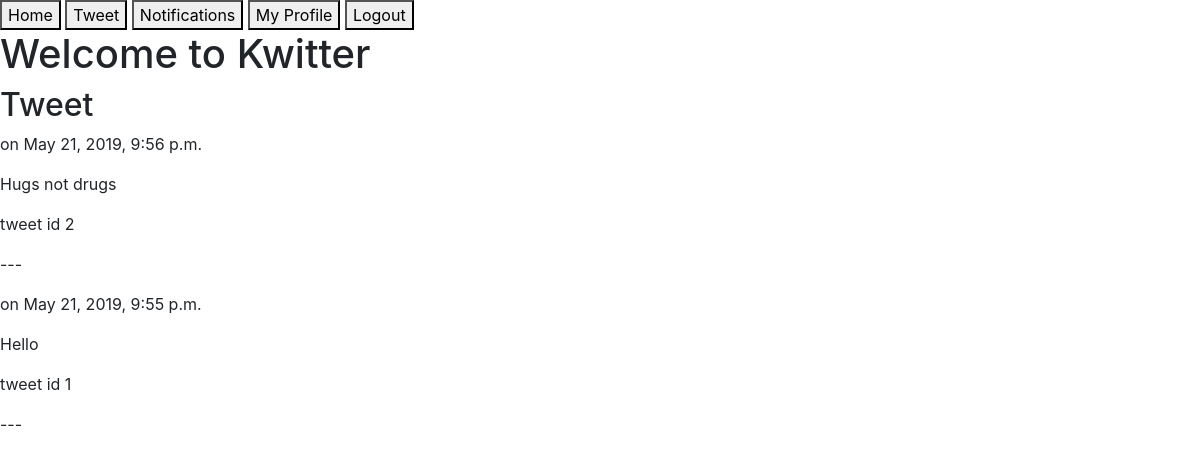
The app's page / (signed in), older data.
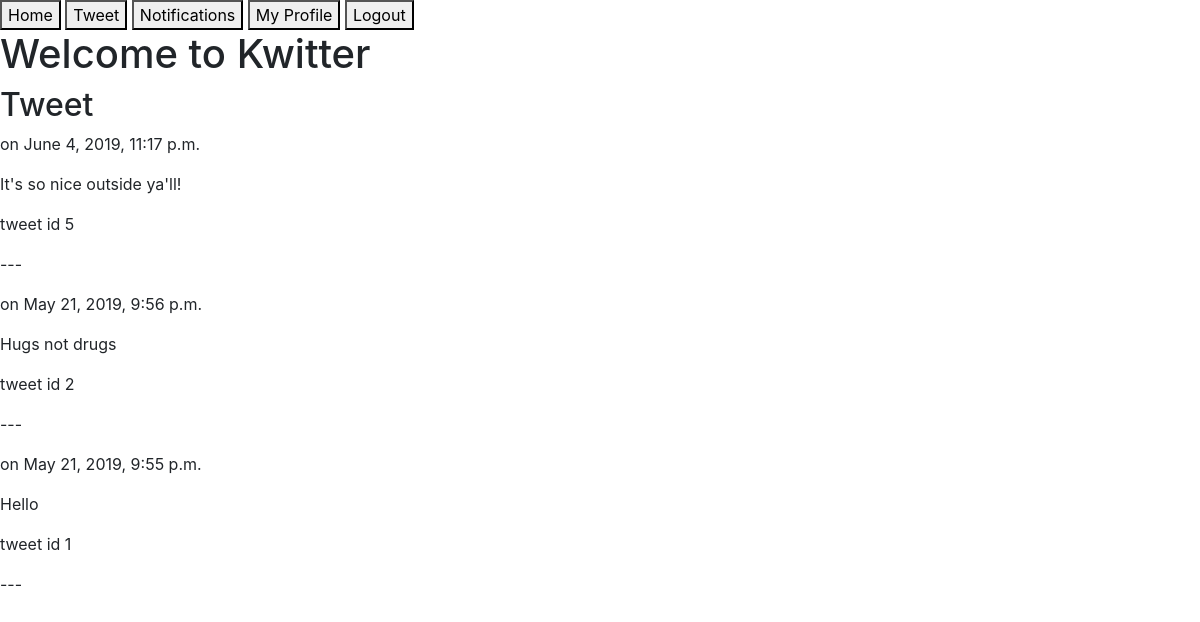
The same page, newer data.
### twitterclone/tweet/models.py (models this page shows)
class Tweet(models.Model):
    user = models.ForeignKey(
        TwitterUser, on_delete=models.CASCADE)
    tweet = models.CharField(max_length=140)
    date = models.DateTimeField(default=timezone.now)

### twitterclone/views.py (the view)
# urls.py: path("", home_view, name="home")
@login_required()
def home_view(request):
    html = "home.html"
    current_user = TwitterUser.objects.get(user=request.user)
    tweets_of_user = Tweet.objects.filter(user=request.user.twitteruser)
    followers = current_user.following.all()
    tweets_of_followings = Tweet.objects.filter(user__in=followers)
    tweets = (tweets_of_followings | tweets_of_user).distinct().order_by("-date")
    return render(request, html, {"tweets": tweets})

### twitterclone/templates/home.html (shortened to what this page needs)
<!DOCTYPE html>
<html lang="en">
    <head>
        <link rel="stylesheet" href="https://stackpath.bootstrapcdn.com/bootstrap/4.1.3/css/bootstrap.min.css"
>
    </head>
    <body>
        {% include "navbar.html" %}
        <h1>Welcome to Kwitter</h1>
        {% include "tweets.html" %}
    </body>
</html>

### twitterclone/templates/tweets.html
<h2>Tweet</h2>
{% for t in tweets %}
<p>{{ t.username }} on {{ t.date }}</p>
<p>{{ t.tweet }}</p>
<p>tweet id {{ t.id }}</p>
<p>---</p>
{% endfor %}

Row changes from the older to the newer data that the page shows:
added Tweet: date "June 4, 2019, 11:17 p.m.", tweet "It's so nice outside ya'll!", id "5"
